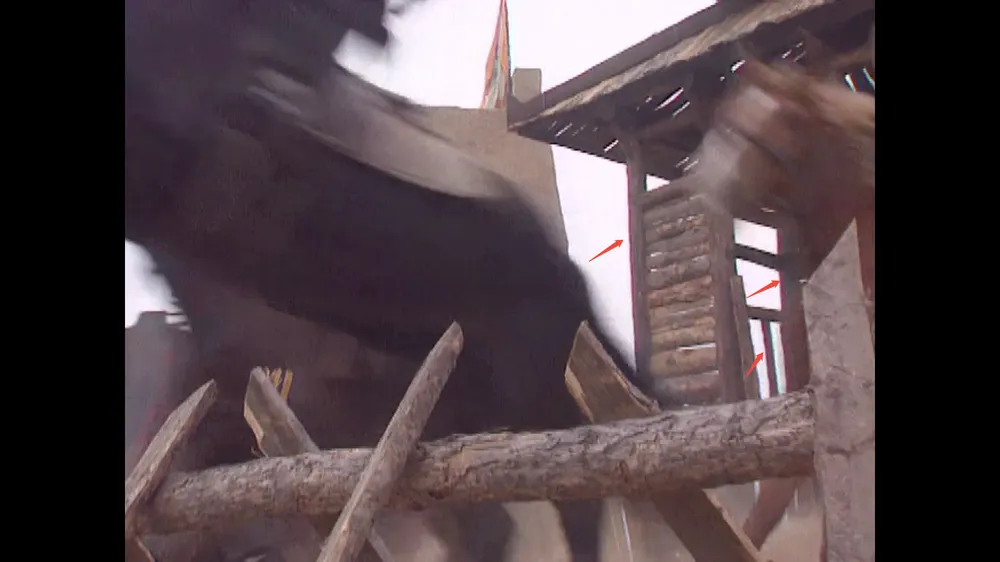
#> input picture samples/building.webp, 1000 x 562 px, shrunk from 1920 x 1080 before the run
$ python -i defringe_numpy.py   (imports and definitions only)
#> lines starting #> are read from the running program, lines starting #| are printed output that depends on the picture; after the words box and inside, x2 and y2 are one past the last pixel; in counts of white or black regions, pixels touching at a corner belong together
### geometry.py
DIAG_KEYS = ("cast_radius", "feather", "repair_spread", "tone_correction_radius")

REACH_CALIB = 0.8          # square-dilation radius = reach_px * this — calibrated to the former Euclidean reach
REACH_FEATHER_CALIB = 0.4  # reach gaussian sigma = radius_softness * reach_px * this


def relative_to_px(params, h, w):
    diag = (w * w + h * h) ** 0.5
    px = dict(params)
    for key in DIAG_KEYS:
        px[key] = params[key] * diag / 1000.0
    px["min_area"] = params["min_area"] * (h * w) / 1e6
    return px


def area_window(min_area_px):
    return 2 * max(1, int(round(min_area_px ** 0.5))) + 1

### defringe_numpy.py
from dataclasses import dataclass

import numpy as np
from numpy.typing import NDArray
from skimage.color import rgb2lab, lab2rgb
from scipy.ndimage import gaussian_filter, maximum_filter, uniform_filter

import geometry
from parameters import GREEN_DEFAULTS, PURPLE_DEFAULTS

__all__ = ["defringe", "green_cast", "purple_cast", "Cast",
           "RED_REF", "GREEN_REF", "MAGENTA_REF"]

RED_REF, GREEN_REF, MAGENTA_REF = 5.0, 200.0, 315.0
KEPT_WEIGHT = 0.5
TRUST_FLOOR = 1e-3
NEGLIGIBLE_REACH = 1e-3


@dataclass(frozen=True)
class Cast:
    image: NDArray[np.uint8]
    alpha: NDArray[np.float32]
    casters_kept: NDArray[np.bool_]
    casters_found: NDArray[np.bool_]


def defringe(rgb, green=None, purple=None):
    # Green first: purple fringe can itself cast green fringe, so removing purple first would
    # orphan that green fringe (no caster left near it) and leave it uncorrectable.
    green, purple = green or {}, purple or {}
    cleaned = green_cast(rgb, **green)
    return purple_cast(cleaned.image, **purple).image


def green_cast(rgb, **kw):
    p = {**GREEN_DEFAULTS, **kw}
    src = np.asarray(rgb, np.float32)
    lab = rgb_to_lab(src)
    a, b = lab[..., 1], lab[..., 2]
    hue, chroma = to_polar(a, b)
    casters = (chroma > p["caster_min_chroma"]) & in_band(signed_hue_offset(hue, RED_REF), p["caster_hue_lo"], p["caster_hue_hi"])
    fringe = (chroma > p["fringe_min_chroma"]) & in_band(signed_hue_offset(hue, GREEN_REF), p["fringe_hue_lo"], p["fringe_hue_hi"])
    strength = ramp(chroma, p["fringe_min_chroma"], p["full_strength_span"])
    return _cast_defringe(src, lab, casters, fringe, strength, p)


def purple_cast(rgb, **kw):
    p = {**PURPLE_DEFAULTS, **kw}
    src = np.asarray(rgb, np.float32)
    lab = rgb_to_lab(src)
    L, a, b = lab[..., 0], lab[..., 1], lab[..., 2]
    _, chroma = to_polar(a, b)
    casters = L > p["caster_min_lightness"]
    scene_a, scene_b = scene_tone(L, a, b, p["caster_min_lightness"])
    excess_a, excess_b = a - scene_a, b - scene_b
    excess = np.hypot(excess_a, excess_b)
    off_target = angle_from_axis(excess_a, excess_b, np.radians(MAGENTA_REF + p["target_hue"]))
    within_cone = soft_step(-off_target, -(p["hue_halfwidth"] + 1e-6), p["hue_softness"])
    fringe = (chroma > p["fringe_min_chroma"]) & (excess > p["excess_thresh"]) & (within_cone > 0)
    strength = ramp(excess, p["excess_thresh"], p["full_strength_span"]) * within_cone
    return _cast_defringe(src, lab, casters, fringe, strength, p)


# ── casting-shadow engine ────────────────────────────────────────────────────

def _cast_defringe(src, lab, casters, fringe, strength, p):
    geom = geometry.relative_to_px(p, *lab.shape[:2])
    caster_field = survive_min_area(casters, geom["min_area"], p["area_softness"])
    casters_kept = caster_field > KEPT_WEIGHT
    reach = cast_reach(caster_field, geom["cast_radius"], p["radius_softness"])
    reachable = (reach > NEGLIGIBLE_REACH) & ~casters_kept
    shadow = (fringe & reachable).astype(np.float32) * reach
    alpha = feathered_alpha(shadow * strength, geom["repair_spread"], geom["feather"], p["max_opacity"])
    image = repair_chroma(src, lab, alpha, reach, geom["tone_correction_radius"], p["tone_directionality"])
    return Cast(image, alpha, casters_kept, casters)


def survive_min_area(casters, min_area, softness):
    casters = casters.astype(np.float32)
    window = geometry.area_window(min_area)
    neighbours = uniform_filter(casters, window) * float(window * window)
    return casters * soft_step(neighbours, min_area - 0.5, max(softness, 1e-6) * min_area)


def cast_reach(caster_field, reach_px, softness):
    radius = max(1, round(reach_px * geometry.REACH_CALIB))
    blur = max(softness * reach_px * geometry.REACH_FEATHER_CALIB, 1e-3)
    dilated = maximum_filter(caster_field, size=2 * radius + 1)
    return np.clip(gaussian_filter(dilated, blur), 0.0, 1.0)


def grow_region(field, radius_px):
    radius = round(radius_px)
    return maximum_filter(field, size=2 * radius + 1)


def feathered_alpha(seed, spread_px, feather_px, max_opacity):
    grown = grow_region(seed, spread_px)
    return np.clip(gaussian_filter(grown, feather_px), 0.0, max_opacity)


def tone_trust(alpha, reach_weight, directionality):
    donor = (1.0 - directionality * reach_weight).astype(np.float32)
    return ((1 - alpha) + TRUST_FLOOR) * donor


def repair_chroma(src, lab, alpha, reach_weight, tone_radius, directionality):
    L, a, b = lab[..., 0], lab[..., 1], lab[..., 2]
    trust = tone_trust(alpha, reach_weight, directionality)
    tone_a, tone_b = local_tone(a, b, trust, tone_radius)
    corrected = np.stack([L, lerp(a, tone_a, alpha), lerp(b, tone_b, alpha)], -1)
    return composite(lab_to_rgb(corrected), src, alpha)


# ── trust-weighted tone ──────────────────────────────────────────────────────

def local_tone(a, b, trust, sigma):
    trust_blurred = gaussian_filter(trust, sigma)
    return (trust_weighted_blur(a, trust, sigma, trust_blurred),
            trust_weighted_blur(b, trust, sigma, trust_blurred))


def trust_weighted_blur(signal, trust, sigma, trust_blurred=None):
    if trust_blurred is None:
        trust_blurred = gaussian_filter(trust, sigma)
    return safe_divide(gaussian_filter(signal * trust, sigma), trust_blurred)


def scene_tone(L, a, b, blown):
    lit = L * (L < blown)
    weight = lit.sum()
    return safe_divide((lit * a).sum(), weight), safe_divide((lit * b).sum(), weight)


# ── maths ────────────────────────────────────────────────────────────────────

def soft_step(x, threshold, width):
    if width <= 0:
        return (x > threshold).astype(np.float32)
    width = np.float64(width)
    return smoothstep(threshold - width, threshold + width, x).astype(np.float32)


def smoothstep(lo, hi, x):
    t = np.clip((x - lo) / (hi - lo), 0.0, 1.0)
    return t * t * (3.0 - 2.0 * t)


def lerp(start, end, t):
    return start + t * (end - start)


def ramp(value, threshold, span):
    return np.clip((value - threshold) / max(span, 1e-3), 0.0, 1.0)


def in_band(x, lo, hi):
    return (x >= lo) & (x <= hi)


def signed_hue_offset(hue, reference):
    return ((hue - reference + 180.0) % 360.0) - 180.0


def angle_from_axis(vec_a, vec_b, axis_rad):
    axis_a, axis_b = np.cos(axis_rad), np.sin(axis_rad)
    along = vec_a * axis_a + vec_b * axis_b
    across = -vec_a * axis_b + vec_b * axis_a
    return np.degrees(np.arctan2(np.abs(across), along))


def safe_divide(numerator, denominator):
    return numerator / (denominator + 1e-6)


# ── colour ───────────────────────────────────────────────────────────────────

def rgb_to_lab(rgb_u8):
    return rgb2lab(np.asarray(rgb_u8, np.float32) / 255.0)


def lab_to_rgb(lab):
    return np.clip(lab2rgb(lab) * 255.0, 0, 255)


def to_polar(a, b):
    return np.degrees(np.arctan2(b, a)) % 360.0, np.hypot(a, b)


def composite(corrected, original, alpha):
    touched = (alpha > 0)[..., np.newaxis]
    return np.where(touched, corrected, original).astype(np.uint8)

>>> import cv2
>>> picture = cv2.cvtColor(cv2.imread('samples/building.webp'), cv2.COLOR_BGR2RGB)
>>> result = defringe(picture)
#> in green_cast, `hue, chroma = to_polar(a, b)`:
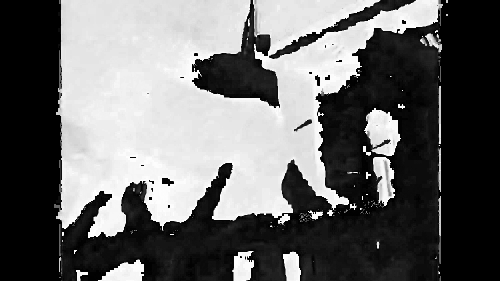
#> hue: shape (562, 1000) float32 (shown at 1/2 size); min 0, max 360, mean 146.7; drawn with min black and max white
#> in in_band, `return (x >= lo) & (x <= hi)`:
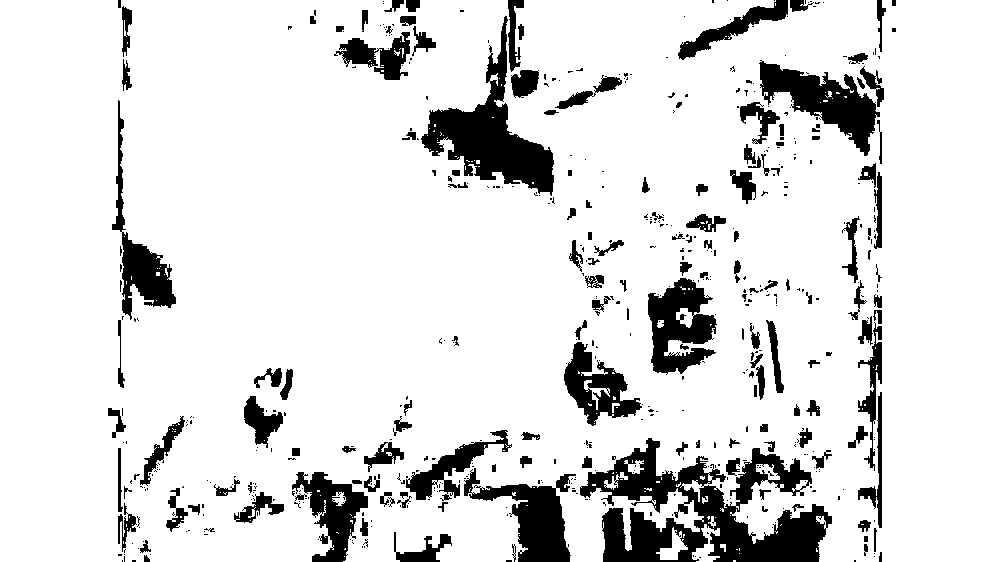
#> returned value: shape (562, 1000) bool; 87.2% white; 568 black regions (412 under 20 px), largest, box (x1, y1, x2, y2) and area: (580, 438, 832, 562) 14562, (421, 16, 554, 196) 7542, (759, 60, 880, 156) 4614
#> in repair_chroma, `L, a, b = lab[..., 0], lab[..., 1], lab[..., 2]`:
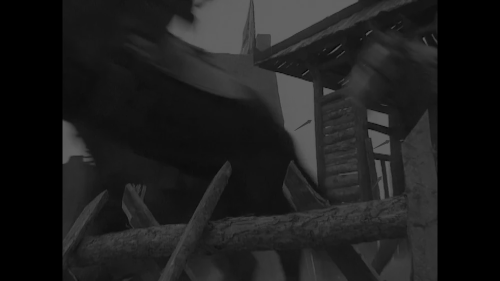
#> L: shape (562, 1000) float32 (shown at 1/2 size); min 0, max 100, mean 29.6
#> in safe_divide (call 2), `return numerator / (denominator + 1e-6)`:
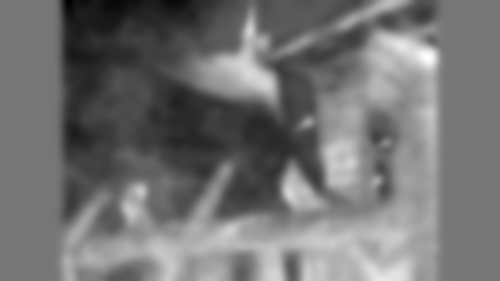
#> returned value: shape (562, 1000) float32 (shown at 1/2 size); min -9.79, max 11.2, mean -0.326; drawn with min black and max white
#> in purple_cast, `casters = L > p["caster_min_lightness"]`:
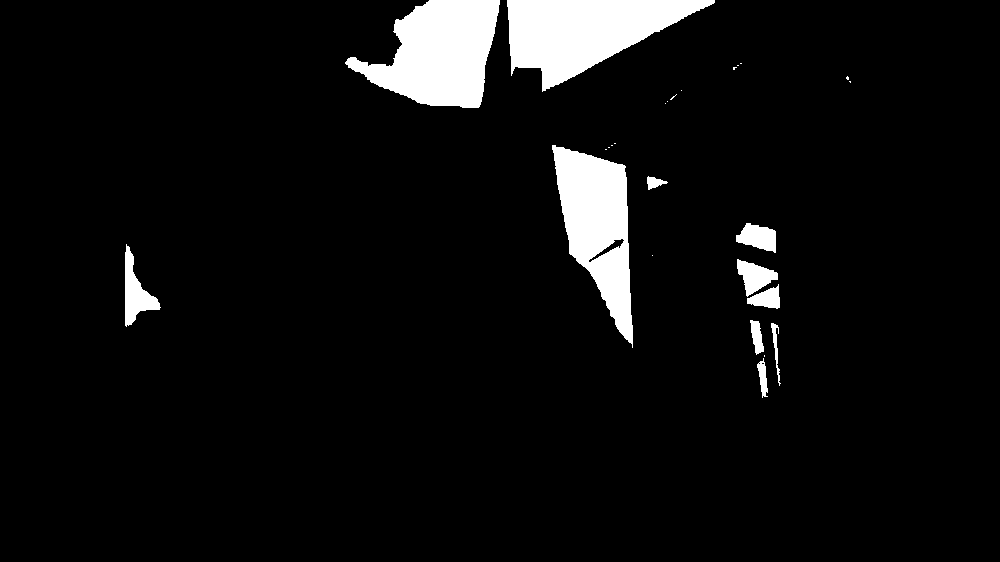
#> casters: shape (562, 1000) bool; 6% white; 26 white regions (15 under 20 px), largest, box (x1, y1, x2, y2) and area: (507, 0, 715, 92) 10448, (345, 0, 500, 108) 10289, (552, 145, 633, 348) 8907
#> in scene_tone, `lit = L * (L < blown)`:
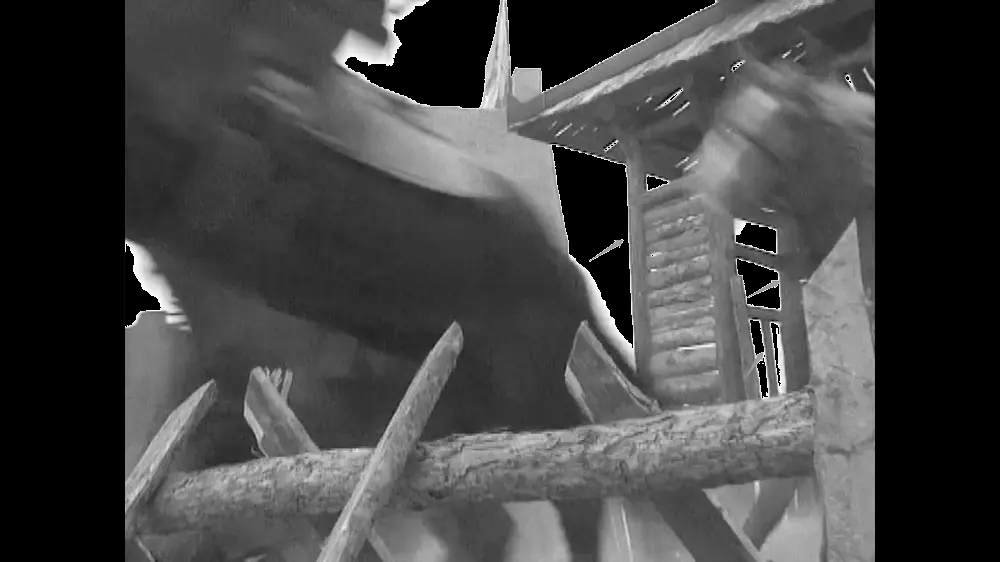
#> lit: shape (562, 1000) float32; min 0, max 87.97, mean 23.8; drawn with min black and max white
#> in scene_tone, `weight = lit.sum()`: weight = 13360980
#> in purple_cast, `scene_a, scene_b = scene_tone(L, a, b, p["caster_min_lightness"])`: scene_a = 9; scene_b = 0.963
#> in angle_from_axis, `axis_a, axis_b = np.cos(axis_rad), np.sin(axis_rad)`: axis_a = 0.5; axis_b = -0.866
